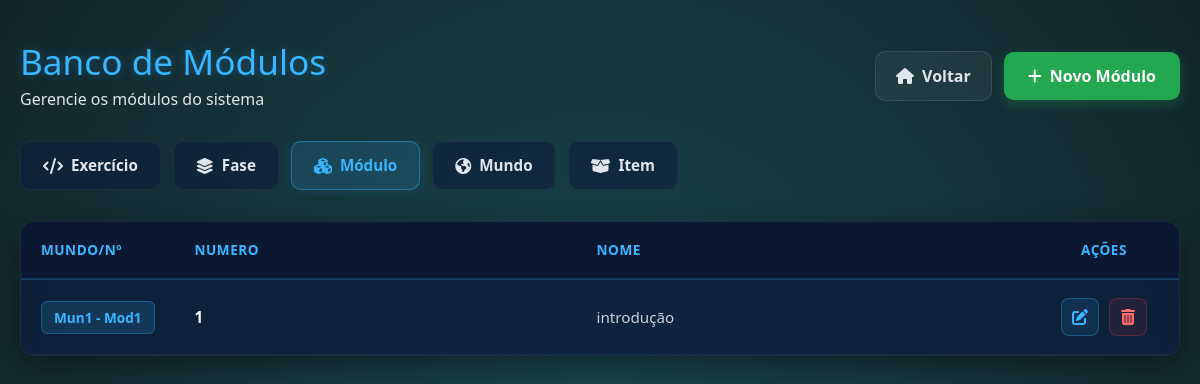
Page /listarModulos on the committed database.
### models/ModuloModel.py (models this page shows, shortened)
class ModuloModel(bd.Model):
    __tablename__ = 'Modulo'
    idModulo = bd.Column(bd.Integer, primary_key=True, autoincrement=True)
    numero = bd.Column(bd.Integer, nullable=False)
    nome = bd.Column(bd.String(25), nullable=False, unique=True)
    idMundo = bd.Column(bd.Integer, bd.ForeignKey('Mundo.idMundo'))
    fase = bd.relationship('FaseModel', backref='modulo', lazy=True)

### views_mundo.py (the view)
@app.route('/listarModulos')
def listarModulos():
    oModuloController = ModuloController()
    return oModuloController.listarModulos()

### app.py (called while the page is built)
@event.listens_for(Engine, "connect")
def set_sqlite_pragma(dbapi_connection, connection_record):
    cursor = dbapi_connection.cursor()
    cursor.execute("PRAGMA foreign_keys=ON")
    cursor.close()

### controllers/ModuloController.py (called while the page is built)
    def listarModulos(self):
        oModuloService = ModuloService()
        return oModuloService.listarModulos()

### dao/ModuloDao.py (called while the page is built)
    def carregarModulos(self):
        return ModuloModel.query.all()

### service/ModuloService.py (called while the page is built)
    def listarModulos(self):
        from dao.ModuloDao import ModuloDao
        oModuloDao = ModuloDao()
        oModuloView = ModuloView()
        lista = oModuloDao.carregarModulos()
        return oModuloView.listarModulos(lista)

### views/ModuloView.py (called while the page is built)
    def listarModulos(self, listaModulos):
        return render_template('listarModulos.html', listaModulos=listaModulos)

### templates/listarModulos.html (shortened to what this page needs)
{% extends "template.html" %}
{% block cabecalho %}
    <link rel="stylesheet" href="{{ url_for('static', filename='styles/listarExercicios.css') }}"/>
    <link rel="stylesheet" href="https://cdnjs.cloudflare.com/ajax/libs/font-awesome/6.4.0/css/all.min.css">
{% endblock %}
{% block corpo %}
<div class="crud-container">
    <div class="crud-header">
        <div>
            <h1 class="crud-titulo">Banco de Módulos </h1>
            <p class="crud-subtitulo">Gerencie os módulos do sistema</p>
        </div>
        <div class="header-acoes">
            <a href="{{ url_for('index') }}" class="btn-voltar">
                <i class="fa-solid fa-house"></i> Voltar
            </a>
            <a href="{{ url_for('cadastrarModulo') }}" class="btn-novo-exercicio">
                <i class="fa-solid fa-plus"></i> Novo Módulo
            </a>
        </div>
    </div>
    <div class="crud-nav-tabs">
        <a href="{{ url_for('listarExercicios') }}" class="tab-item ">
            <i class="fa-solid fa-code"></i> Exercício
        </a>
        <a href="{{ url_for('listarFases') }}" class="tab-item ">
            <i class="fa-solid fa-layer-group"></i> Fase
        </a>
        <a href="{{ url_for('listarModulos') }}" class="tab-item active">
            <i class="fa-solid fa-cubes"></i> Módulo
        </a>
        <a href="{{ url_for('listarMundos') }}" class="tab-item">
            <i class="fa-solid fa-earth-americas"></i> Mundo
        </a>
        <a href="{{ url_for('listarItens') }}" class="tab-item">
            <i class="fa-solid fa-box-open"></i> Item
        </a>
    </div>
    <div class="tabela-responsiva">
        <table class="tabela-exercicios">
            <thead>
                <tr>
                    <th style="width: 80px;">Mundo/Nº</th>
                    <th>Numero</th>
                    <th>Nome</th>
                    <th style="width: 150px; text-align: center;">Ações</th>
                </tr>
            </thead>
            <tbody>
                {% for modulo in listaModulos %}
                <tr>
                    <td data-label="Mundo/Nº">
                        <span class="badge-fase">Mun{{ modulo.idMundo }} - Mod{{ modulo.idModulo }}</span>
                    </td>
                    <td data-label="numero" class="col-titulo">
                        <strong>{{ modulo.numero }}</strong>
                    </td>
                    <td data-label="nome" class="col-enunciado">
                        {{ modulo.nome }}
                    </td>
                    <td data-label="Ações" style="text-align: center;">
                        <div class="grupo-acoes">
                            <a href="{{ url_for('editarModulo', idModulo=modulo.idModulo) }}" class="btn-acao btn-alterar" title="Alterar Módulo">
                                <i class="fa-solid fa-pen-to-square"></i>
                            </a>
                            <a href="{{ url_for('deletarModulo', idModulo=modulo.idModulo) }}" class="btn-acao btn-apagar" title="Apagar Módulo" onclick="return confirm('Tem certeza que deseja apagar o módulo: {{ modulo.nome }}?')">
                                <i class="fa-solid fa-trash-can"></i>
                            </a>
                        </div>
                    </td>
                </tr>
                {% endfor %}
            </tbody>
        </table>
    </div>
</div>
{% endblock %}

### static/styles/listarExercicios.css (style rules this page uses)
body, html { margin: 0; padding: 0; width: 100%; min-height: 100vh; font-family: 'Segoe UI', Tahoma, Geneva, Verdana, sans-serif; }
.crud-container { background: radial-gradient(circle, #1a444e 0%, #11262b 100%); min-height: 100vh; padding: 40px 20px; box-sizing: border-box; display: flex; flex-direction: column; align-items: center; }
.crud-header { display: flex; justify-content: space-between; align-items: center; max-width: 1200px; width: 100%; margin-bottom: 30px; flex-wrap: wrap; gap: 20px; }
.crud-titulo { color: #38b6ff; font-size: 2.2rem; margin: 0 0 5px 0; text-shadow: 0 0 10px rgba(56, 182, 255, 0.3); }
.crud-subtitulo { color: #e0e6ed; margin: 0; font-size: 1rem; }
.header-acoes { display: flex; gap: 12px; align-items: center; }
.btn-novo-exercicio { background-color: #23a851; color: #ffffff; text-decoration: none; padding: 12px 24px; border-radius: 10px; font-weight: 600; display: flex; align-items: center; gap: 8px; box-shadow: 0 4px 12px rgba(35, 168, 81, 0.3); transition: all 0.2s ease; }
.btn-voltar { background-color: rgba(255, 255, 255, 0.05); color: #e0e6ed; text-decoration: none; padding: 12px 20px; border-radius: 10px; font-weight: 600; display: flex; align-items: center; gap: 8px; border: 1px solid rgba(255, 255, 255, 0.1); transition: all 0.2s ease; }
.tabela-responsiva { max-width: 1200px; width: 100%; background-color: rgba(13, 31, 61, 0.85); border-radius: 15px; box-shadow: 0 10px 30px rgba(0, 0, 0, 0.4); overflow: hidden; border: 1px solid rgba(255, 255, 255, 0.05); }
.tabela-exercicios { width: 100%; border-collapse: collapse; text-align: left; color: #ffffff; }
.tabela-exercicios th { background-color: rgba(10, 24, 48, 0.9); color: #38b6ff; padding: 18px 20px; font-weight: 600; text-transform: uppercase; font-size: 0.85rem; letter-spacing: 0.5px; border-bottom: 2px solid rgba(56, 182, 255, 0.2); }
.tabela-exercicios td { padding: 18px 20px; border-bottom: 1px solid rgba(255, 255, 255, 0.05); font-size: 0.95rem; vertical-align: middle; }
.tabela-exercicios tbody tr { transition: background-color 0.2s ease; }
.col-titulo { color: #ffffff; }
.col-enunciado { color: #c9d1d9; max-width: 400px; white-space: nowrap; overflow: hidden; text-overflow: ellipsis; }
.badge-fase { background-color: rgba(56, 182, 255, 0.15); color: #38b6ff; padding: 6px 12px; border-radius: 6px; font-weight: bold; font-size: 0.85rem; border: 1px solid rgba(56, 182, 255, 0.3); white-space: nowrap; }
.grupo-acoes { display: flex; gap: 10px; justify-content: center; }
.btn-acao { width: 38px; height: 38px; border-radius: 8px; display: flex; align-items: center; justify-content: center; text-decoration: none; font-size: 1rem; transition: all 0.2s ease; }
.btn-alterar { background-color: rgba(56, 182, 255, 0.1); color: #38b6ff; border: 1px solid rgba(56, 182, 255, 0.3); }
.btn-apagar { background-color: rgba(220, 53, 69, 0.1); color: #ff6b6b; border: 1px solid rgba(220, 53, 69, 0.3); }
.crud-nav-tabs { display: flex; gap: 12px; max-width: 1200px; width: 100%; margin-bottom: 25px; overflow-x: auto; padding-bottom: 6px; box-sizing: border-box; }
.tab-item { background-color: rgba(13, 31, 61, 0.6); color: #e0e6ed; text-decoration: none; padding: 12px 22px; border-radius: 10px; font-weight: 600; display: flex; align-items: center; gap: 8px; font-size: 0.95rem; border: 1px solid rgba(255, 255, 255, 0.05); transition: all 0.2s ease; white-space: nowrap; }
.tab-item.active { background-color: rgba(56, 182, 255, 0.15); color: #38b6ff; border-color: rgba(56, 182, 255, 0.4); box-shadow: 0 0 15px rgba(56, 182, 255, 0.15); }
.tab-item i { font-size: 1rem; }

### rows in the picture
ModuloModel: idMundo "1", idModulo "1", numero "1", nome "introdução"
